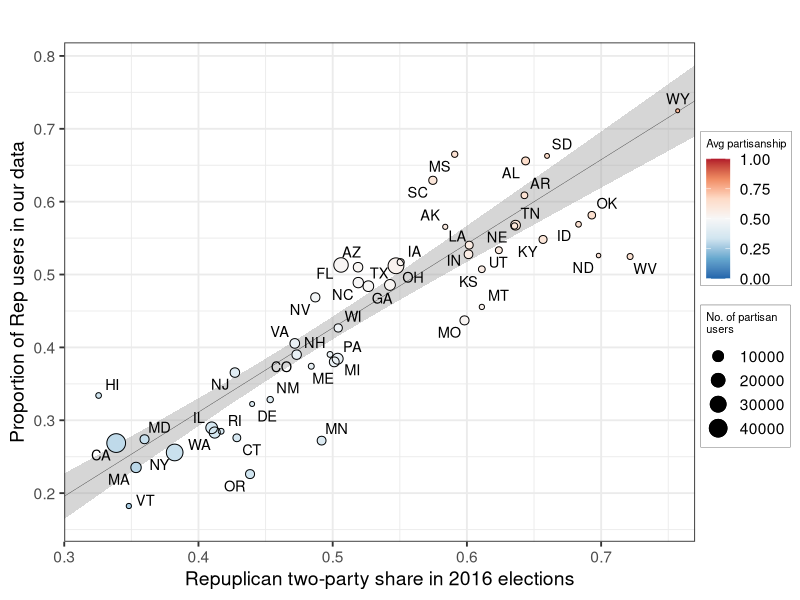

Here is the R script that generated this plot:
library(ggplot2)
library(ggrepel)
setwd('/Users/ddemszky/Google_Drive/Research/Framing/NAACL/framing-twitter')
data <- read.csv("verify_partisanship_assignment/output/verify_party_assignment.csv", header=TRUE)

# We exclude DC because it has a disproportionately large number of news media Twitter handles that make it an outlier. Moreover, DC is not an official state.
data = data[data$abbr != 'DC',]

data$avg_part <- rowMeans(subset(data, select = c(rep_share, rep_twitter)), na.rm = TRUE)

ggplot(data) + 
  geom_smooth(method='lm', aes(x=rep_share, y=rep_twitter, weight=partisan_twitter), size=.1, color='black', se=TRUE, fullrange=TRUE)  + 
  geom_point(aes(x=rep_share, y=rep_twitter, size=partisan_twitter, color=avg_part)) + 
  geom_point(aes(x=rep_share, y=rep_twitter, size=partisan_twitter), shape = 1,colour = "black") +
  geom_text_repel(aes(x=rep_share, y=rep_twitter, label=abbr), size=3.7) + 
  scale_color_distiller("Avg partisanship", palette = "RdBu", limits=c(0,1)) + 
  theme_bw(base_size=14) +
  labs(x='Repuplican two-party share in 2016 elections', y='Proportion of Rep users in our data', title='', size='No. of partisan\nusers') + 
  scale_y_continuous(breaks=seq(0,1,.1)) + scale_x_continuous(breaks=seq(0,1,.1), expand=c(0,0), limits=c(0.3, .77))  +
  theme(legend.background = element_rect(color="black",size = 0.1),legend.margin=margin(c(4,4,5,4)), legend.title=element_text(size=8),
        legend.box.margin=margin(-5,-1,-1,-10))


fit <- lm(rep_share ~ rep_twitter, weights = partisan_twitter, data = data)
summary(fit)
